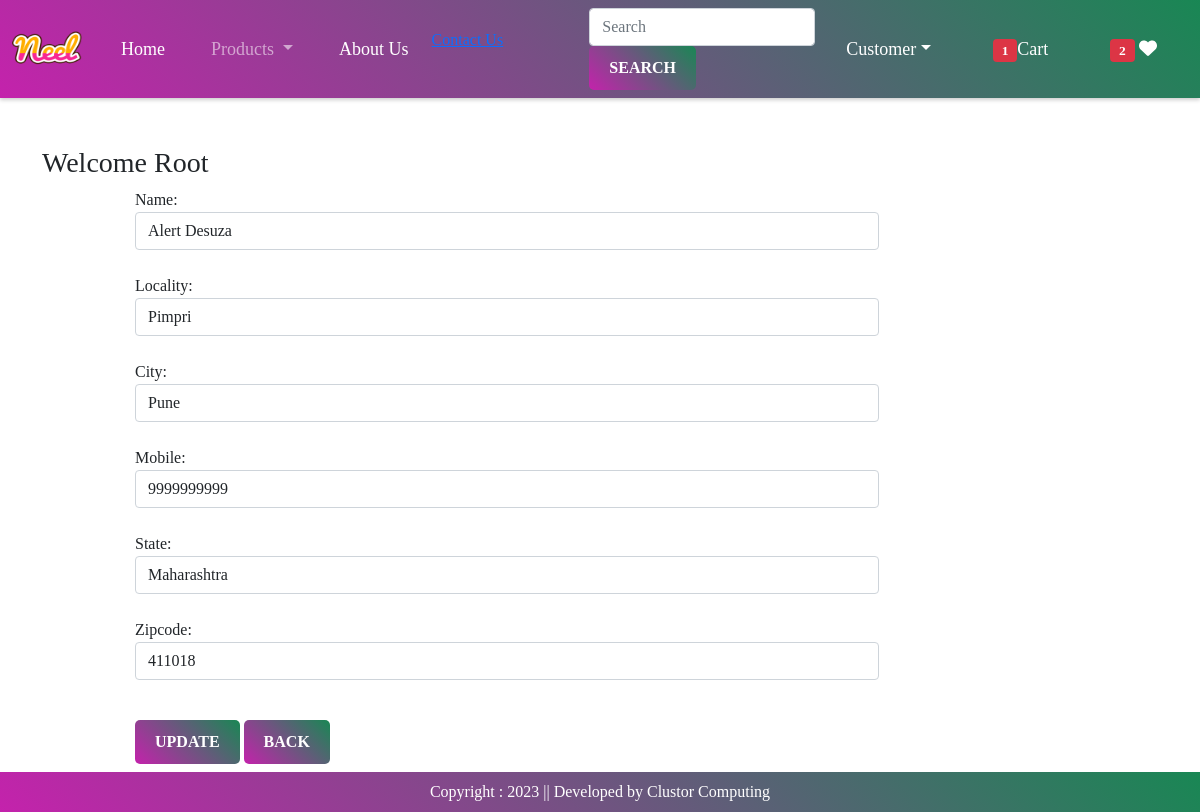
Screenshot of /updateAddress/1 (signed in) with the database file from the repository.
### app/models.py (models this page shows, shortened)
class Customer(models.Model):
    user = models.ForeignKey(User, on_delete=models.CASCADE)
    name = models.CharField(max_length=200)
    locality = models.CharField(max_length=200)
    city = models.CharField(max_length=50)
    mobile = models.IntegerField(default=0)
    zipcode = models.IntegerField()
    state = models.CharField(choices=STATE_CHOICES,max_length=100)

### app/views.py (the view, shortened to what this page needs)
# urls.py: path('updateAddress/<int:pk>', views.updateAddress.as_view(), name="updateAddress"),
@method_decorator(login_required,name="dispatch")
class updateAddress(View):
    def get(self,request,pk):
        add = Customer.objects.get(pk=pk)
        form = CustomerProfileForm(instance=add)
        totalitem = 0
        wishitem = 0
        wishitem = len(Wishlist.objects.filter(user=request.user))
        totalitem = len(Cart.objects.filter(user=request.user))
        return render(request, 'app/updateAddress.html',locals())

### app/forms.py
class CustomerProfileForm(forms.ModelForm):
    class Meta:
        model = Customer
        fields = ['name','locality','city','mobile','state','zipcode']
        widgets={
            'name':forms.TextInput(attrs={'class':'form-control'}),
            'locality':forms.TextInput(attrs={'class':'form-control'}),
            'city':forms.TextInput(attrs={'class':'form-control'}),
            'mobile':forms.NumberInput(attrs={'class':'form-control'}),
            'state':forms.Select(attrs={'class':'form-control'}),
            'zipcode':forms.NumberInput(attrs={'class':'form-control'}),
        }

### app/templates/app/updateAddress.html (shortened to what this page needs)
{% extends "app/base.html" %}
{% load static %}
{% block main-content %}
<div class="container my-5">
    <div class="row">
        <h3>Welcome <span class="text-capitalize">{{request.user}}</span></h3>
    </div>
    <div class="col-sm-8 offset-sm-1">
        <form action="" method="post">
            {% for fm in form %}
                {{fm.label_tag}} {{fm}} <small class="text-danger">{{fm.errors|striptags}}</small> <br>
            {% endfor %}
            <div class="col-12 mt-3">
                <button type="submit" class="btn btn-primary">Update</button>
                <a href="{% url "address" %}" type="button" class="btn btn-danger">Back</a>
            </div>
        </form>
    </div>
</div>
{% endblock main-content %}

### app/static/app/css/style.css (style rules this page uses)
body { font-family: 'Georgia', serif; }
.btn { background: linear-gradient(45deg, #C422AC, #198754); color: #fff; border: none; padding: 10px 20px; border-radius: 5px; text-transform: uppercase; font-weight: bold; }

### rows the page displays
Customer: form "Alert Desuza" "Pimpri" "Pune" "9999999999" "Maharashtra" "411018"

### other values shown
{{ totalitem }} "1"
{{ wishitem }} "2"
{{ request.user }} "Root"
{{ fm.label_tag }} "Name:" "Locality:" "City:" "Mobile:" "State:" "Zipcode:"
